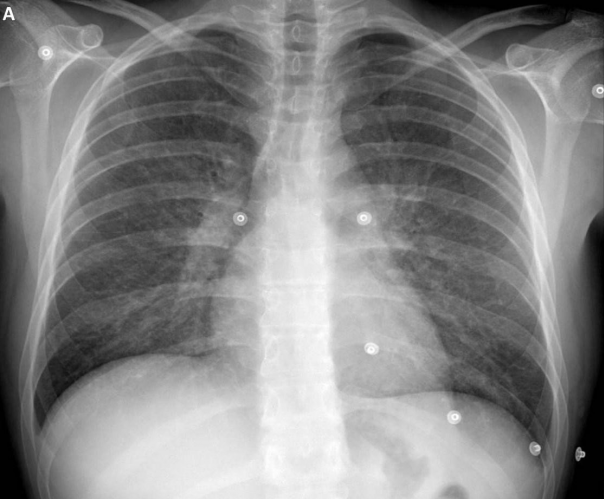
#> input picture Lab-VIII/1.png, 604 x 499 px
$ python 4.py
#> lines starting #> are read from the running program, lines starting #| are printed output that depends on the picture; after the words box and inside, x2 and y2 are one past the last pixel; in counts of white or black regions, pixels touching at a corner belong together
import cv2 as cv
import numpy as np
import matplotlib.pyplot as plt

img = cv.imread('1.png',0)
#> img is the input picture: shape (499, 604); min 0, max 254, mean 133.3
ret,th1 = cv.threshold(img,0,255,cv.THRESH_BINARY+cv.THRESH_OTSU)
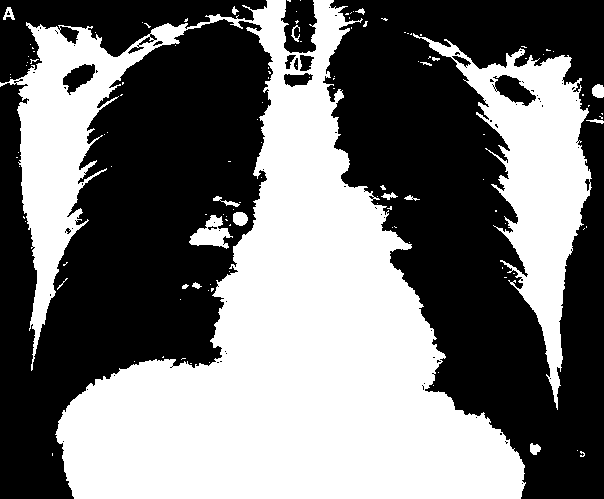
#> th1: shape (499, 604); 45.8% white; 122 white regions (103 under 20 px), largest, box (x1, y1, x2, y2) and area: (0, 0, 526, 499) 116315, (413, 33, 592, 410) 19797, (189, 215, 233, 249) 757
#> ret = 137
blur = cv.GaussianBlur(img,(5,5),0)
ret,th2 = cv.threshold(blur,0,255,cv.THRESH_BINARY+cv.THRESH_OTSU)
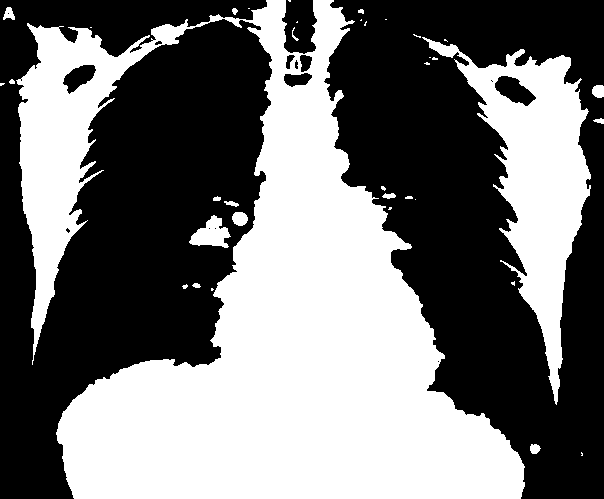
#> th2: shape (499, 604); 45.8% white; 37 white regions (20 under 20 px), largest, box (x1, y1, x2, y2) and area: (16, 0, 525, 499) 116367, (422, 37, 591, 405) 19808, (189, 215, 231, 248) 769
images = [img, 0, th1,
          blur, 0, th2]
titles = ['Original Noisy Image','Histogram',"Otsu's Thresholding",
          'Gaussian filtered Image','Histogram',"Otsu's Thresholding"]
for i in range(2):
    plt.subplot(2,3,i*3+1),plt.imshow(images[i*3],'gray')
    plt.title(titles[i*3]), plt.axis('off')
    plt.subplot(2,3,i*3+2),plt.hist(images[i*3].ravel(),256)
    plt.title(titles[i*3+1]), plt.axis('off')
    plt.subplot(2,3,i*3+3),plt.imshow(images[i*3+2],'gray')
    plt.title(titles[i*3+2]), plt.axis('off')
plt.show()
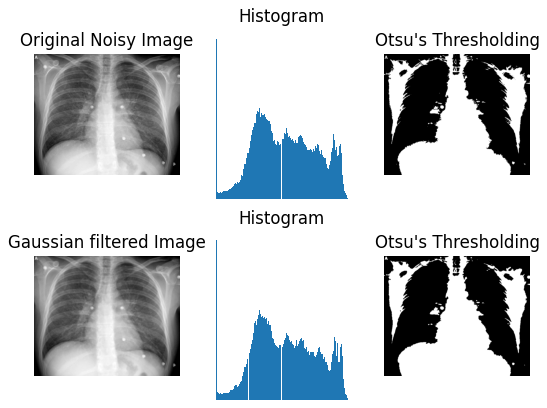
#> figure drawn by matplotlib, 6 panels

$ run again, with Lab-VIII/2.png copied over Lab-VIII/1.png
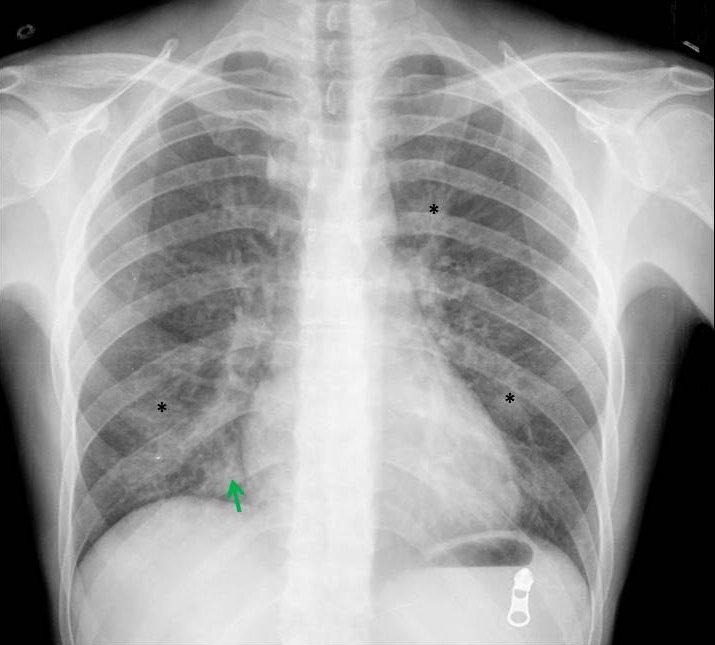
#> input picture Lab-VIII/2.png, 715 x 645 px
#> `ret,th1 = cv.threshold(img,0,255,cv.THRESH_BINARY+cv.THRESH_OTSU)`:
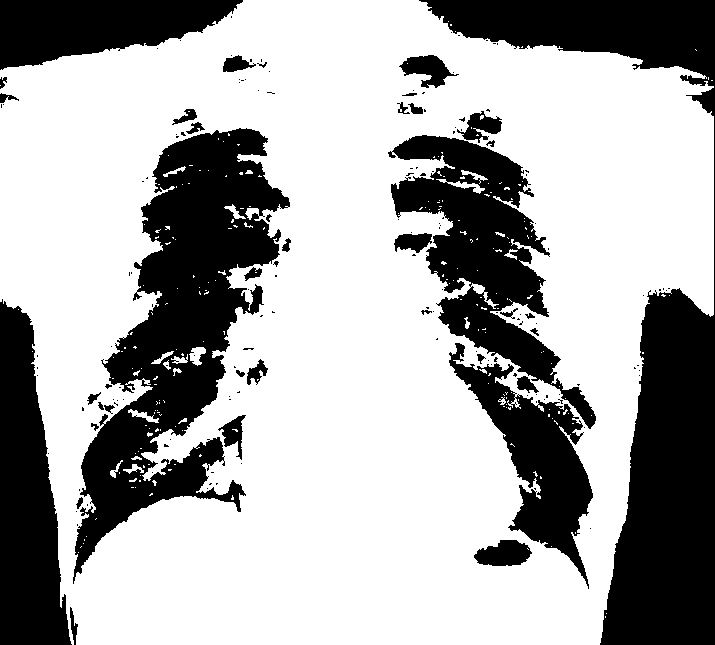
#> th1: shape (645, 715); 67.2% white; 162 black regions (123 under 20 px), largest, box (x1, y1, x2, y2) and area: (419, 0, 715, 645) 45659, (73, 128, 290, 584) 39193, (388, 135, 596, 429) 20708
#> `ret,th1 = cv.threshold(img,0,255,cv.THRESH_BINARY+cv.THRESH_OTSU)`: ret = 136
#> `ret,th2 = cv.threshold(blur,0,255,cv.THRESH_BINARY+cv.THRESH_OTSU)`:
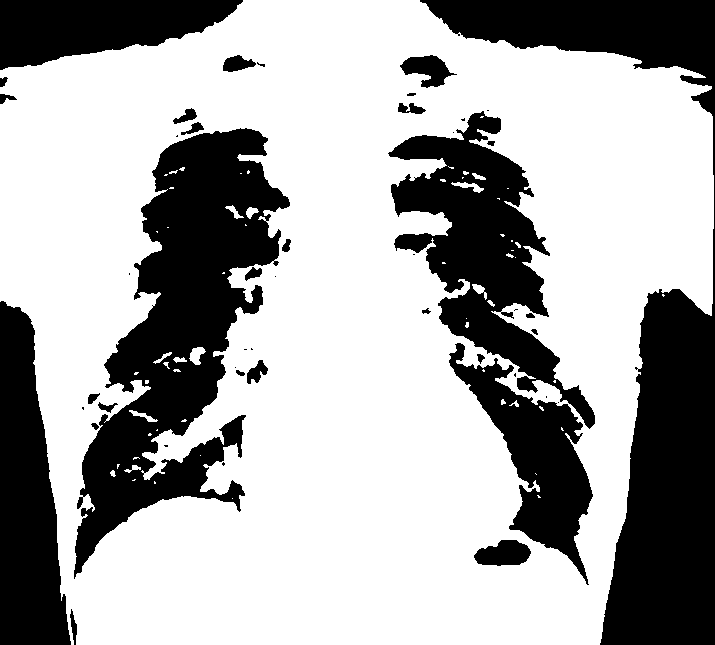
#> th2: shape (645, 715); 66.5% white; 46 black regions (18 under 20 px), largest, box (x1, y1, x2, y2) and area: (420, 0, 715, 645) 46142, (74, 128, 290, 579) 41051, (388, 111, 595, 429) 23024
#> `ret,th2 = cv.threshold(blur,0,255,cv.THRESH_BINARY+cv.THRESH_OTSU)`: ret = 137

$ run again, with Lab-VIII/3.png copied over Lab-VIII/1.png
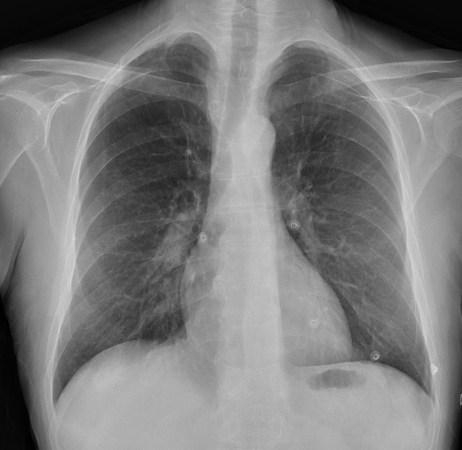
#> input picture Lab-VIII/3.png, 462 x 450 px
#> img is the input picture: shape (450, 462); min 0, max 217, mean 124.1
#> `ret,th1 = cv.threshold(img,0,255,cv.THRESH_BINARY+cv.THRESH_OTSU)`:
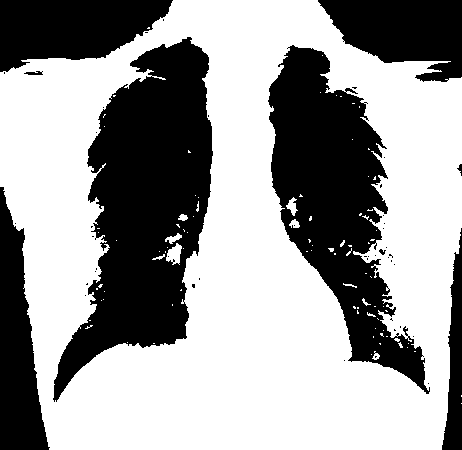
#> th1: shape (450, 462); 60.8% white; 48 black regions (39 under 20 px), largest, box (x1, y1, x2, y2) and area: (53, 37, 213, 402) 30426, (268, 45, 430, 394) 24114, (0, 0, 173, 72) 8724
#> `ret,th1 = cv.threshold(img,0,255,cv.THRESH_BINARY+cv.THRESH_OTSU)`: ret = 114
#> `ret,th2 = cv.threshold(blur,0,255,cv.THRESH_BINARY+cv.THRESH_OTSU)`:
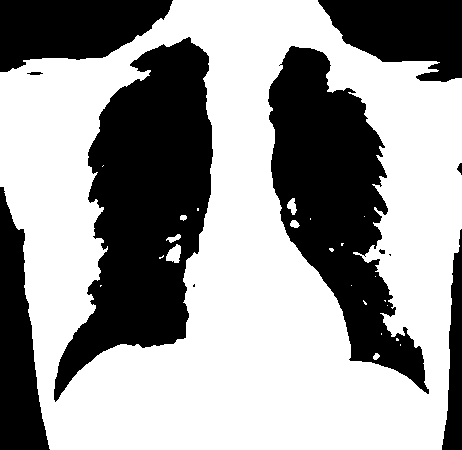
#> th2: shape (450, 462); 60.2% white; 11 black regions (2 under 20 px), largest, box (x1, y1, x2, y2) and area: (54, 37, 213, 402) 30815, (268, 46, 429, 394) 24781, (0, 0, 173, 72) 8759
#> `ret,th2 = cv.threshold(blur,0,255,cv.THRESH_BINARY+cv.THRESH_OTSU)`: ret = 115

$ run again, with Lab-VIII/4.png copied over Lab-VIII/1.png
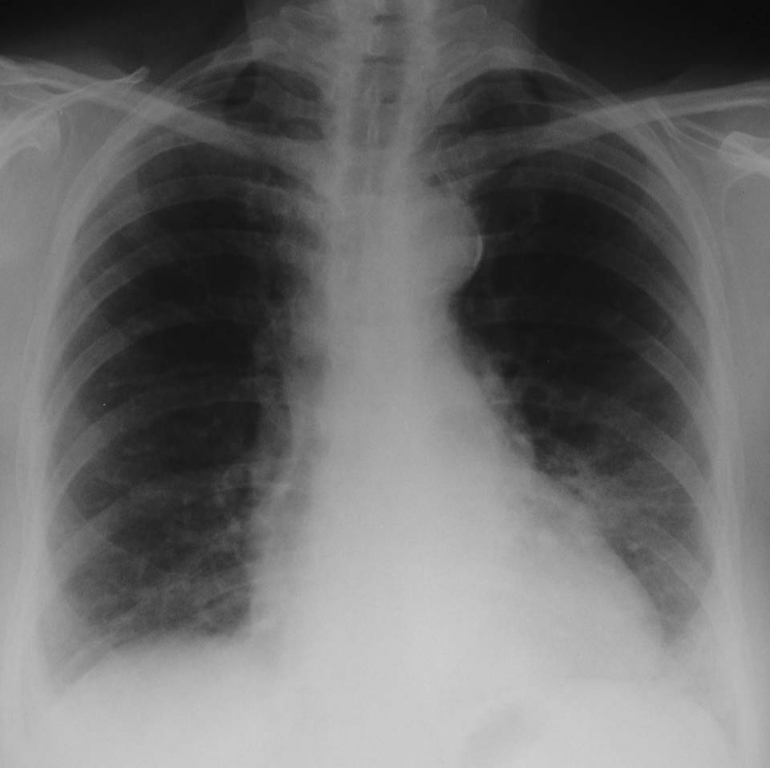
#> input picture Lab-VIII/4.png, 770 x 768 px
#> img is the input picture: shape (768, 770); min 10, max 207, mean 108.3
#> `ret,th1 = cv.threshold(img,0,255,cv.THRESH_BINARY+cv.THRESH_OTSU)`:
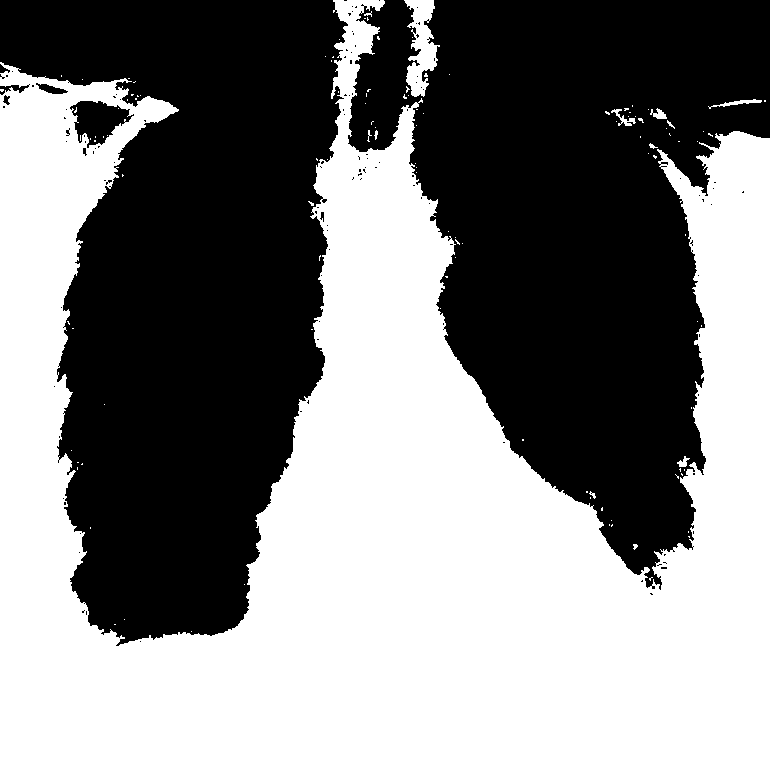
#> th1: shape (768, 770); 50.8% white; 117 black regions (108 under 20 px), largest, box (x1, y1, x2, y2) and area: (0, 0, 348, 646) 145873, (348, 0, 770, 590) 142807, (70, 101, 134, 148) 1676
#> ret = 107
#> `ret,th2 = cv.threshold(blur,0,255,cv.THRESH_BINARY+cv.THRESH_OTSU)`:
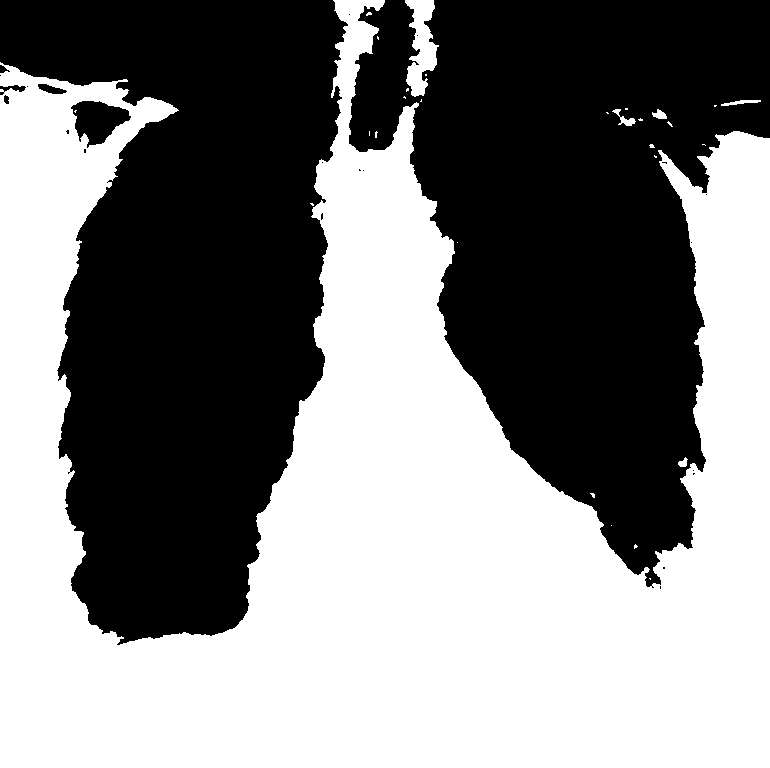
#> th2: shape (768, 770); 50.8% white; 24 black regions (17 under 20 px), largest, box (x1, y1, x2, y2) and area: (0, 0, 348, 645) 146001, (349, 0, 770, 588) 143121, (71, 101, 131, 148) 1671
